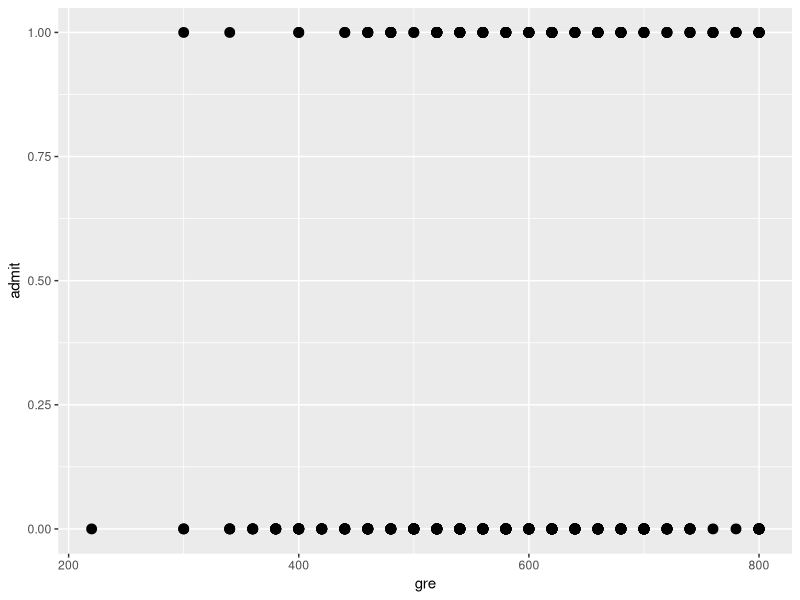

The R source for this figure: (Note: this script raises an error after producing the figure.)
setwd("/datascience/projects/statisticallyfit/github/R/RStatistics/STAT210 Statistical Modelling and Experimental Design/PRACTICALS/Practical_5_CoralBleach/")

library(ggplot2)
options(digits=10, show.signif.stars = FALSE)

admitData <- read.table("gpa.txt", header=TRUE)
head(admitData)
admitData$rank <- as.factor(admitData$rank)


# plot the data
ggplot(data=admitData, aes(x=gre, y=admit)) + 
      geom_point(shape=19, size=3)

# fit the glm
adm.glm <- glm(admit ~ gre + gpa + rank, data=admitData, family=binomial)
anova(adm.glm, test="Chisq")

# deviance =  499.97652-458.51749, df=5, p=7.5e-8 for final 3-predictor 
# model so (at least one slope diff from zero)
DevianceTest(adm.glm)

# residual deviance for final model = 458.517, df=394, p=value=0.013
# so is large so not good fit. 
ResidualDevianceTest(adm.glm)


# summary
summary(adm.glm) # all coefficients (log odds or odds ratios) are significant 
cof <- cbind(summary(adm.glm)$coef[,1])
cof
100*(exp(cof)-1 )
# INTERPRET: 
# --- gre = when gpa, rank are const, a 1 unit increase in gre score increases
# the odds of being admitted by the UCLA by 0.2267%. 
# --- gpa = when gre, and rank are const, a 1 unit increase in gpa score increases
# the odds of being admitted by the UCLA by 123.4%
# --- rank2: exp(-0.675)=0.509 ===> When gre, gpa are const the odds of being admitted
# to UCLA from a rank2 university is 49.1% less than from a rank1 university.
# --- rank3: when grep, gpa are constant, the odds of being admitted to UCLA
# from a rank3 university is about 73.8% less than from a rank 1 university. 
# --- rank4: when gre, gpa are constant, the odds of being admitted to UCLA
# from a rank4 university is about 78.8% less than from a rank1 university. 

betaCI(adm.glm)
100*(exp(betaCI(adm.glm))-1)
# INTERPRET:
# --- rank2: We are 95% confident that when gre, gpa are const, the odds of being
# admitted from a rank2 university is between 72.7% and 5.5% less than for
# a rank1 university. 
# --- rank3: We are 95% confident that when gre,gpa are const, the odds of
# being admitted from a rank 3 university is between 86.8% and 48.8% less
# than for a rank 1 university. 
# --- rank 4: we are 95% confident that when gre, gpa are const, the odds of being
# admitted from a rank 4 university is between 90.9% and 52.9% less than for
# a rank 1 university. 
# --- gre: we are 95% confdient that for a 1 unit increase in gre score, the
# odds of being addmited rises between 0.0137% and 0.444%. 
# --- gpa: We are 95% confident that for a 1 unit increase in gpa score, the
# odds of being admitted rises between 17.38% and 332.4%. 




# Testing effect of rank - is it significant impact on admissions?
anova(adm.glm, test="Chisq")
# the deviance = 21.826 (last row tests nested between gre+gpa model with
# the gre+gpa+rank model), df = 3, p-value = 0.00007088, so there is a big
# difference between the two models. Can reject teh null hypotehsis
# that the rank slopes are zero. Rank is a significant predictor of admissions.

# OR
adm.main.glm <- glm(admit ~ gre + gpa, data=admitData, family=binomial)
NestedLikelihoodRatioTest(adm.main.glm, adm.glm)





# extra visual
newdata <- data.frame(gre=rep(seq(from=200,to=800, length.out=100), 4*4),
                      gpa=rep(c(2.5, 3, 3.5, 4), each=100*4),
                      rank=factor(rep(rep(1:4, each=100), 4)))

# predict probabilities for input data as well as their stderrors. 
newdata[, c('p', 'se')] <- predict(adm.glm, newdata=newdata,type="response",se.fit=T)[-3]
head(newdata)


ggplot(newdata, aes(x=gre, y=p, colour=rank)) + 
      geom_line(size=1) + facet_wrap(~ gpa)
# each chart is the gpa level, each line is according to rank, the x-axis
# is the gre, and the y-axis is the estimated probability (p)